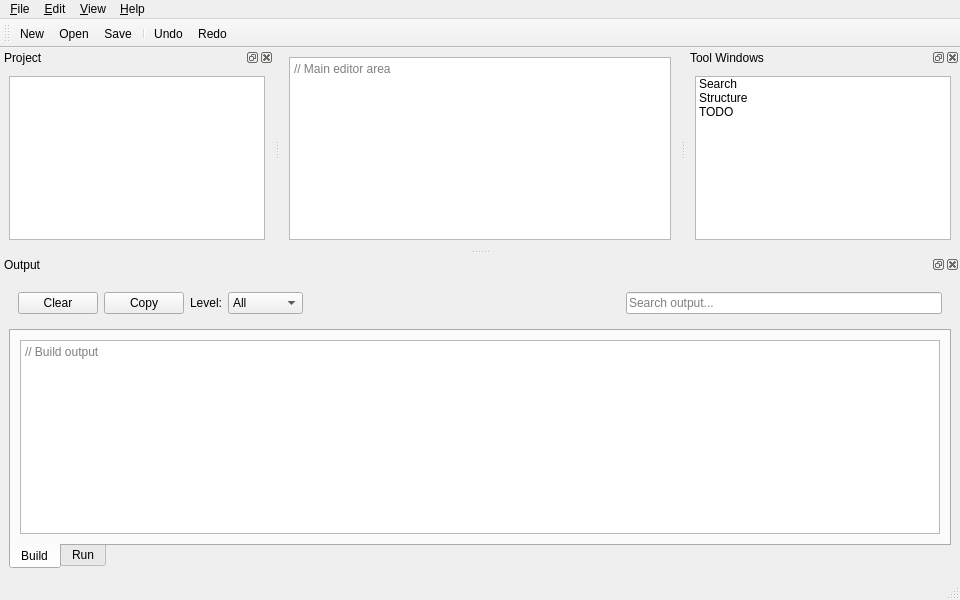
<?xml version="1.0" encoding="UTF-8"?>
<ui version="4.0">
    <class>MainWindow</class>
    <widget class="QMainWindow" name="MainWindow">
        <property name="geometry">
            <rect>
                <x>0</x>
                <y>0</y>
                <width>960</width>
                <height>600</height>
            </rect>
        </property>
        <property name="windowTitle">
            <string>Qt5 + CLion IDE Layout</string>
        </property>

        <!-- 中央编辑区域 -->
        <widget class="QWidget" name="centralwidget">
            <layout class="QVBoxLayout" name="centralLayout">
                <item>
                    <widget class="QPlainTextEdit" name="editorArea">
                        <property name="placeholderText">
                            <string>// Main editor area</string>
                        </property>
                    </widget>
                </item>
            </layout>
        </widget>

        <!-- 顶部菜单栏 -->
        <widget class="QMenuBar" name="menubar">
            <property name="geometry">
                <rect>
                    <x>0</x>
                    <y>0</y>
                    <width>960</width>
                    <height>22</height>
                </rect>
            </property>
            <widget class="QMenu" name="menuFile">
                <property name="title">
                    <string>&amp;File</string>
                </property>
                <addaction name="actionNew"/>
                <addaction name="actionOpen"/>
                <addaction name="actionSave"/>
                <addaction name="separator"/>
                <addaction name="actionExit"/>
            </widget>
            <widget class="QMenu" name="menuEdit">
                <property name="title">
                    <string>&amp;Edit</string>
                </property>
                <addaction name="actionUndo"/>
                <addaction name="actionRedo"/>
            </widget>
            <widget class="QMenu" name="menuView">
                <property name="title">
                    <string>&amp;View</string>
                </property>
                <addaction name="actionToggleLeftDock"/>
                <addaction name="actionToggleRightDock"/>
                <addaction name="actionToggleBottomDock"/>
            </widget>
            <widget class="QMenu" name="menuHelp">
                <property name="title">
                    <string>&amp;Help</string>
                </property>
                <addaction name="actionAbout"/>
            </widget>
            <addaction name="menuFile"/>
            <addaction name="menuEdit"/>
            <addaction name="menuView"/>
            <addaction name="menuHelp"/>
        </widget>

        <!-- 工具栏（位于菜单栏下方） -->
        <widget class="QToolBar" name="mainToolBar">
            <property name="windowTitle">
                <string>Main Toolbar</string>
            </property>
            <attribute name="toolBarArea">
                <enum>TopToolBarArea</enum>
            </attribute>
            <attribute name="toolBarBreak">
                <bool>false</bool>
            </attribute>
            <addaction name="actionNew"/>
            <addaction name="actionOpen"/>
            <addaction name="actionSave"/>
            <addaction name="separator"/>
            <addaction name="actionUndo"/>
            <addaction name="actionRedo"/>
        </widget>

        <!-- 左侧栏：项目/文件树 -->
        <widget class="QDockWidget" name="leftDock">
            <property name="windowTitle">
                <string>Project</string>
            </property>
            <attribute name="dockWidgetArea">
                <!-- LeftDockWidgetArea = 1 -->
                <number>1</number>
            </attribute>
            <widget class="QWidget" name="leftDockContents">
                <layout class="QVBoxLayout" name="leftDockLayout">
                    <item>
                        <widget class="QTreeView" name="projectTreeView">
                            <property name="headerHidden">
                                <bool>false</bool>
                            </property>
                        </widget>
                    </item>
                </layout>
            </widget>
        </widget>

        <!-- 右侧栏：工具窗口（可选） -->
        <widget class="QDockWidget" name="rightDock">
            <property name="windowTitle">
                <string>Tool Windows</string>
            </property>
            <attribute name="dockWidgetArea">
                <!-- RightDockWidgetArea = 2 -->
                <number>2</number>
            </attribute>
            <widget class="QWidget" name="rightDockContents">
                <layout class="QVBoxLayout" name="rightDockLayout">
                    <item>
                        <widget class="QListWidget" name="toolWindowList">
                            <property name="sortingEnabled">
                                <bool>false</bool>
                            </property>
                            <item>
                                <property name="text">
                                    <string>Search</string>
                                </property>
                            </item>
                            <item>
                                <property name="text">
                                    <string>Structure</string>
                                </property>
                            </item>
                            <item>
                                <property name="text">
                                    <string>TODO</string>
                                </property>
                            </item>
                        </widget>
                    </item>
                </layout>
            </widget>
        </widget>

        <!-- 底部：状态/输出面板 -->
        <widget class="QDockWidget" name="bottomDock">
            <property name="windowTitle">
                <string>Output</string>
            </property>
            <attribute name="dockWidgetArea">
                <!-- BottomDockWidgetArea = 8 -->
                <number>8</number>
            </attribute>
            <widget class="QWidget" name="bottomDockContents">
                <layout class="QVBoxLayout" name="bottomDockLayout">
                    <item>
                        <!-- Toolbar row: clear/copy/filter/search -->
                        <widget class="QWidget" name="bottomToolRow">
                            <layout class="QHBoxLayout" name="bottomToolLayout">
                                <item>
                                    <widget class="QPushButton" name="clearOutputButton">
                                        <property name="text">
                                            <string>Clear</string>
                                        </property>
                                        <property name="toolTip">
                                            <string>Clear output</string>
                                        </property>
                                    </widget>
                                </item>
                                <item>
                                    <widget class="QPushButton" name="copyOutputButton">
                                        <property name="text">
                                            <string>Copy</string>
                                        </property>
                                        <property name="toolTip">
                                            <string>Copy selected or entire output</string>
                                        </property>
                                    </widget>
                                </item>
                                <item>
                                    <widget class="QLabel" name="filterLabel">
                                        <property name="text">
                                            <string>Level:</string>
                                        </property>
                                    </widget>
                                </item>
                                <item>
                                    <widget class="QComboBox" name="levelFilterCombo">
                                        <item>
                                            <property name="text">
                                                <string>All</string>
                                            </property>
                                        </item>
                                        <item>
                                            <property name="text">
                                                <string>Info</string>
                                            </property>
                                        </item>
                                        <item>
                                            <property name="text">
                                                <string>Warning</string>
                                            </property>
                                        </item>
                                        <item>
                                            <property name="text">
                                                <string>Error</string>
                                            </property>
                                        </item>
                                    </widget>
                                </item>
                                <item>
                                    <spacer name="horizontalSpacer">
                                        <property name="orientation">
                                            <enum>Qt::Horizontal</enum>
                                        </property>
                                        <property name="sizeType">
                                            <enum>QSizePolicy::Expanding</enum>
                                        </property>
                                        <property name="sizeHint">
                                            <size>
                                                <width>40</width>
                                                <height>20</height>
                                            </size>
                                        </property>
                                    </spacer>
                                </item>
                                <item>
                                    <widget class="QLineEdit" name="outputSearch">
                                        <property name="placeholderText">
                                            <string>Search output...</string>
                                        </property>
                                    </widget>
                                </item>
                            </layout>
                        </widget>
                    </item>
                    <item>
                        <widget class="QTabWidget" name="outputTabs">
                            <property name="tabPosition">
                                <enum>QTabWidget::South</enum>
                            </property>
                            <widget class="QWidget" name="tabBuild">
                                <attribute name="title">
                                    <string>Build</string>
                                </attribute>
                                <layout class="QVBoxLayout" name="buildTabLayout">
                                    <item>
                                        <widget class="QPlainTextEdit" name="buildOutput">
                                            <property name="readOnly">
                                                <bool>true</bool>
                                            </property>
                                            <property name="placeholderText">
                                                <string>// Build output</string>
                                            </property>
                                        </widget>
                                    </item>
                                </layout>
                            </widget>
                            <widget class="QWidget" name="tabRun">
                                <attribute name="title">
                                    <string>Run</string>
                                </attribute>
                                <layout class="QVBoxLayout" name="runTabLayout">
                                    <item>
                                        <widget class="QPlainTextEdit" name="runOutput">
                                            <property name="readOnly">
                                                <bool>true</bool>
                                            </property>
                                            <property name="placeholderText">
                                                <string>// Application output</string>
                                            </property>
                                        </widget>
                                    </item>
                                </layout>
                            </widget>
                        </widget>
                    </item>
                </layout>
            </widget>
        </widget>

        <!-- 状态栏 -->
        <widget class="QStatusBar" name="statusbar"/>

        <!-- 动作 (Actions) -->
        <action name="actionNew">
            <property name="text">
                <string>&amp;New</string>
            </property>
            <property name="toolTip">
                <string>Create new file</string>
            </property>
        </action>
        <action name="actionOpen">
            <property name="text">
                <string>&amp;Open...</string>
            </property>
            <property name="toolTip">
                <string>Open file</string>
            </property>
        </action>
        <action name="actionSave">
            <property name="text">
                <string>&amp;Save</string>
            </property>
            <property name="toolTip">
                <string>Save file</string>
            </property>
        </action>
        <action name="actionExit">
            <property name="text">
                <string>E&amp;xit</string>
            </property>
        </action>
        <action name="actionUndo">
            <property name="text">
                <string>&amp;Undo</string>
            </property>
        </action>
        <action name="actionRedo">
            <property name="text">
                <string>&amp;Redo</string>
            </property>
        </action>
        <action name="actionToggleLeftDock">
            <property name="text">
                <string>Toggle Left Sidebar</string>
            </property>
        </action>
        <action name="actionToggleRightDock">
            <property name="text">
                <string>Toggle Right Sidebar</string>
            </property>
        </action>
        <action name="actionToggleBottomDock">
            <property name="text">
                <string>Toggle Bottom Panel</string>
            </property>
        </action>
        <action name="actionAbout">
            <property name="text">
                <string>&amp;About</string>
            </property>
        </action>
    </widget>
    <resources/>
    <connections/>
</ui>
